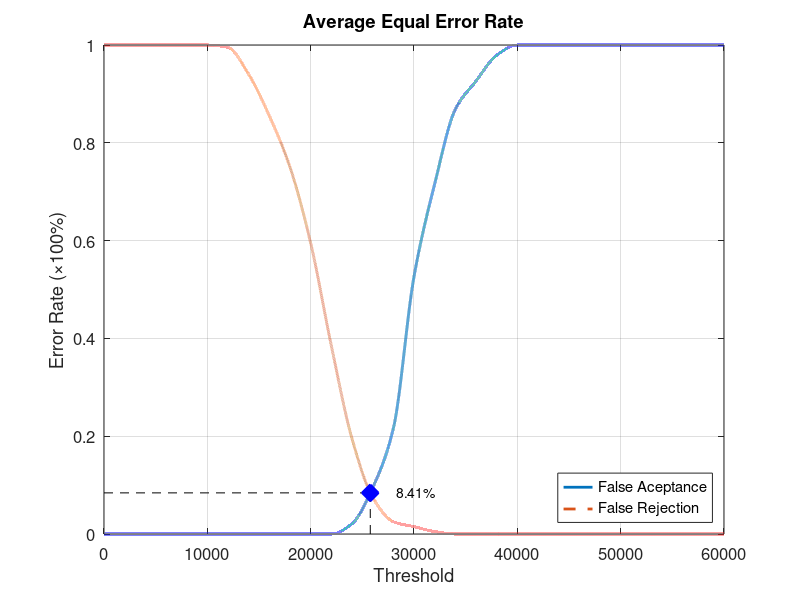
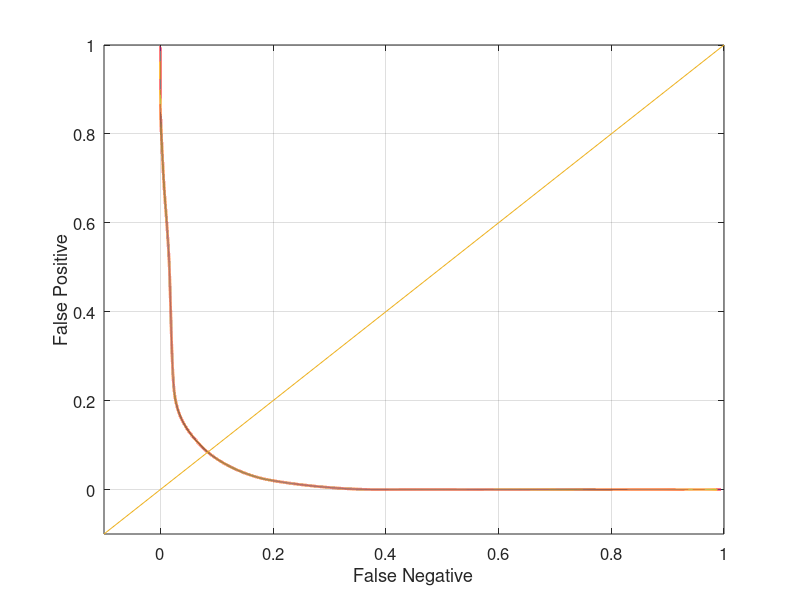

These figures' MATLAB source, in order:
function yEER = Database3_4
close all;
clear;
clc;
x = 0:2000:60000;
xq = 0:0.5:60000;

y0 = [0 0 0 0 0 0 0 0 0 0 0 0 0.0210526 0.0947368 0.215789 0.526316 0.715789 0.868421 0.926316 0.978947 1 1 1 1 1 1 1 1 1 1 1];
yy0 = interp1(x, y0, xq, 'pchip');
y1 = [1 1 1 1 1 1 0.995 0.94 0.855 0.75 0.595 0.385 0.195 0.075 0.025 0.015 0.005 0 0 0 0 0 0 0 0 0 0 0 0 0 0];
yy1 = interp1(x, y1, xq, 'pchip');

% Calculating EER: 
y2 = abs(y0 - y1);
find(y2 == min(y2))
yy2 = abs(yy0 - yy1);
xEER = find(yy2 == min(yy2));
xEERIndex = xq(xEER) % X-axis EER
yEER = yy0(xEER) % Y-axis EER

main = figure
plot(xq, yy0,'-','LineWidth', 2);	hold on
plot(xq, yy1,'--','LineWidth', 2);	hold on
plot([xEERIndex xEERIndex], [0 yEER], 'k--');	hold on
plot([0 xEERIndex], [yEER yEER], 'k--');	hold on
plot(xEERIndex, yEER, 'bx', 'LineWidth', 10);	hold on
text(xEERIndex + 10 * xEERIndex / 100, yEER, [num2str(round((10000 * yEER)) / 100) '%'])
legend('False Aceptance', 'False Rejection', 'Location', 'SouthEast')
xlabel('Threshold')
ylabel('Error Rate (\times100%)')
title('Average Equal Error Rate')
set(gca, 'FontSize', 12)
axis([0 60000 0 1])
grid on

print(main, 'Database3_4Main', '-dpng');
FNRxFPR = figure('Color', [1 1 1]);
plot(yy1, yy0, '-', yy1, yy0, 'LineWidth', 2);
hold on
y = -0.1:0.1:1
plot(y, y); 
set(gca, 'FontSize', 12)
xlabel('False Negative')
ylabel('False Positive')
axis([-0.1 1 -0.1 1])
set(gca, 'FontSize', 12)
grid on

print(FNRxFPR, 'Database3_4FNRxFPR','-dpng');
end
